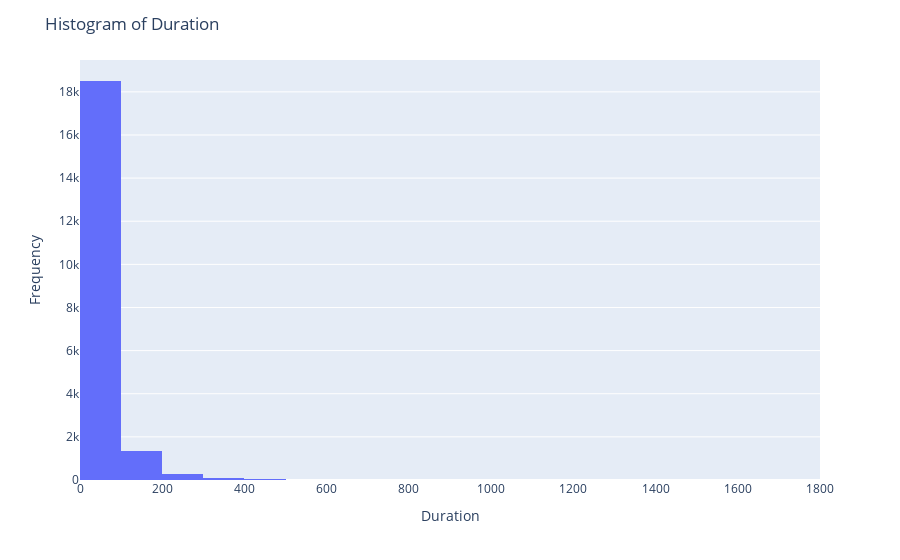

This figure's notebook cell:
### Markdown cell above
Let's look at the frequency of the duration column

### Code cell
import plotly.express as px

fig = px.histogram(df, x='duration', nbins=30)
fig.update_layout(title='Histogram of Duration', xaxis_title='Duration', yaxis_title='Frequency')
fig.show()

### Figure 1 — Plotly figure (JSON) as saved in the notebook; plotly's stock layout.template omitted (floating-point values rounded to 4 significant figures; data arrays with more than 128 entries replaced by an {"elided": "..."} marker saying what was removed)
{"data": [{"alignmentgroup": "True", "bingroup": "x", "hovertemplate": "duration=%{x}<br>count=%{y}<extra></extra>", "legendgroup": "", "marker": {"color": "#636efa", "pattern": {"shape": ""}}, "name": "", "nbinsx": 30, "offsetgroup": "", "orientation": "v", "showlegend": false, "type": "histogram", "x": {"elided": "20255 float values"}, "xaxis": "x", "yaxis": "y"}], "layout": {"barmode": "relative", "legend": {"tracegroupgap": 0}, "margin": {"t": 60}, "title": {"text": "Histogram of Duration"}, "xaxis": {"anchor": "y", "domain": [0, 1], "title": {"text": "Duration"}}, "yaxis": {"anchor": "x", "domain": [0, 1], "title": {"text": "Frequency"}}}}
